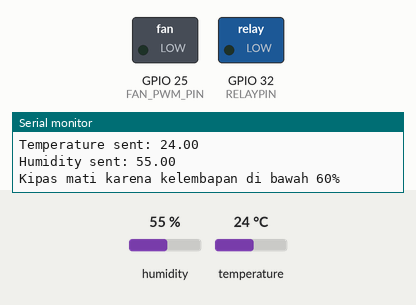
This sketch was run on a simulated ESP32. Parts: switched loads named in the sketch (green lamp = pin HIGH), the last lines printed to the serial monitor. The inputs (shaded band) are chosen by the test bench; at power-on: humidity 55 %, temperature 24 °C. WiFi joins after 1.5 s; servers stay silent unless stated; no MQTT or app messages arrive unless stated.

Above: at 3.2 s.
3.3 s: humidity set to 58 %
6.2 s: humidity set to 61 %
At 9.3 s:
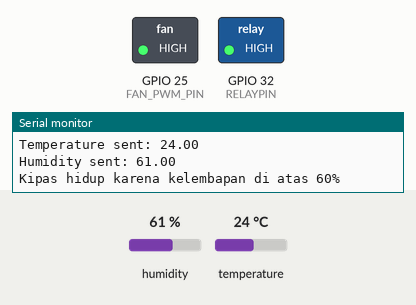
12.5 s: humidity set to 22 %
At 15.1 s:
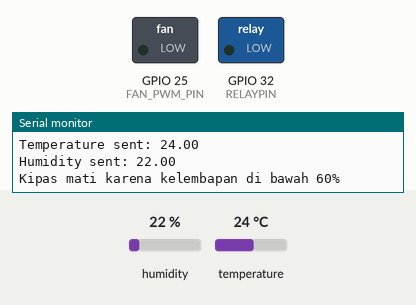
15.5 s: humidity set to 68 %
At 17.4 s:
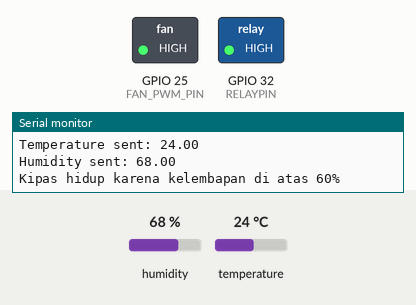
Timing chart, 0 to 18.9 s (numbered marks = the images above; inputs shaded):
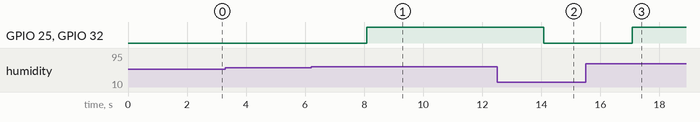

Measured:
- the behaviour switches between 59 and 60 % on humidity (found by bisection; images 0 and 1)
- after the input at 6.2 s, GPIO 25 (FAN_PWM_PIN), GPIO 32 (RELAYPIN): LOW → HIGH after 1.9 s
- after the input at 12.5 s, GPIO 25 (FAN_PWM_PIN), GPIO 32 (RELAYPIN): HIGH → LOW after 1.6 s
- after the input at 15.5 s, GPIO 25 (FAN_PWM_PIN), GPIO 32 (RELAYPIN): LOW → HIGH after 1.6 s

The sketch:

KodeMQTT_IoT.ino
```cpp
#include <WiFi.h>
#include <PubSubClient.h>
#include <DHT.h>

const char* ssid = "punyaaaf";
const char* password = "12345678";

const char* mqtt_server = "20.2.168.202"; // VM API
const int mqtt_port = 1883;  //BROKER PORT

const char* temp_topic = "esp32/temperature";
const char* hum_topic = "esp32/humidity";
const char* duty_cycle_topic = "esp32/fan/duty";
const char* manual_control_topic = "esp32/fan/manual";
const char* fan_off_topic = "esp32/fan/off";
unsigned long lastUpdate = 0;
const unsigned long updateInterval = 1000;
#define DHTPIN 33
#define DHTTYPE DHT11
#define RELAYPIN 32

#define FAN_PWM_PIN 25
#define PWM_FREQ 10000
#define PWM_RESOLUTION 8

int dutyCycle = 255;
bool manualControl = false;
DHT dht(DHTPIN, DHTTYPE);

WiFiClient espClient;
PubSubClient client(espClient);


void callback(char* topic, byte* payload, unsigned int length) {
  String message;
  for (int i = 0; i < length; i++) {
    message += (char)payload[i];
  }
  Serial.print("Message received on topic: ");
  Serial.print(topic);
  Serial.print(". Message: ");
  Serial.println(message);

  if (String(topic) == manual_control_topic) {
    if (message == "true") {
      manualControl = true;
      Serial.println("Manual control: ON");
    } else if (message == "false") {
      manualControl = false;
      Serial.println("Manual control: OFF");
    }
    return;
  }

  if (!manualControl) {
    Serial.println("Manual control OFF, abaikan perintah.");
    return;
  }

  if (String(topic) == fan_off_topic) {
    if (message == "true") {
      digitalWrite(RELAYPIN, HIGH);
      Serial.println("Relay dipaksa HIGH karena onoff: ON");
    } else if (message == "false") {
      digitalWrite(RELAYPIN, LOW);
      Serial.println("Relay dipaksa LOW karena onoff: OFF");
    }
  }

  if (String(topic) == duty_cycle_topic) {
    int newDutyCycle = message.toInt();
    if (newDutyCycle >= 0 && newDutyCycle <= 255) {
      dutyCycle = newDutyCycle;
      ledcWrite(FAN_PWM_PIN, dutyCycle);
      Serial.print("Duty cycle diupdate: ");
      Serial.println(dutyCycle);
    } else {
      Serial.println("Duty cycle tidak valid.");
    }
  }
}


void controlFanByHumidity(float humidity) {
  if (!manualControl) {
    if (humidity < 60) {
      digitalWrite(RELAYPIN, LOW);
      ledcWrite(FAN_PWM_PIN, 0);
      Serial.println("Kipas mati karena kelembapan di bawah 60%");
    } else {
      digitalWrite(RELAYPIN, HIGH);
      ledcWrite(FAN_PWM_PIN, dutyCycle);
      Serial.println("Kipas hidup karena kelembapan di atas 60%");
    }
  } else {
    Serial.println("Fan kontrol otomatis diabaikan karena manual control: ON");
  }
}

void setup() {
  Serial.begin(115200);

  dht.begin();

  pinMode(RELAYPIN, OUTPUT);
  ledcAttach(FAN_PWM_PIN, PWM_FREQ, PWM_RESOLUTION);

  digitalWrite(RELAYPIN, LOW);
  Serial.print("Connecting to WiFi...");
  WiFi.begin(ssid, password);
  while (WiFi.status() != WL_CONNECTED) {
    delay(1000);
    Serial.print(".");
  }
  Serial.println("\nWiFi connected");

  client.setServer(mqtt_server, mqtt_port);

  client.setCallback(callback);
  connectToBroker();
}


void loop() {
  if (!client.connected()) {
    connectToBroker();
  }
  client.loop();

  unsigned long currentMillis = millis();
  if (currentMillis - lastUpdate >= updateInterval) {
    lastUpdate = currentMillis;

    float temperature = dht.readTemperature();
    float humidity = dht.readHumidity();

    if (isnan(temperature) || isnan(humidity)) {
      Serial.println("Failed to read from DHT sensor!");
      return;
    }

    String temp_payload = String(temperature);
    client.publish(temp_topic, temp_payload.c_str());
    Serial.println("Temperature sent: " + temp_payload);

    String hum_payload = String(humidity);
    client.publish(hum_topic, hum_payload.c_str());
    Serial.println("Humidity sent: " + hum_payload);

    controlFanByHumidity(humidity);
  }

}

void connectToBroker() {
  while (!client.connected()) {
    Serial.print("Connecting to MQTT broker...");
    if (client.connect("ESP32_Client")) {
      Serial.println("Connected");

      client.subscribe(duty_cycle_topic);
      client.subscribe(manual_control_topic);
      client.subscribe(fan_off_topic);
      Serial.println("Subscribed to topics:");
      Serial.println(duty_cycle_topic);
      Serial.println(manual_control_topic);
      Serial.println(fan_off_topic);
    } else {
      Serial.print("Failed, rc=");
      Serial.print(client.state());
      Serial.println(" Retrying in 5 seconds...");
      delay(10);
    }
  }
}
```
